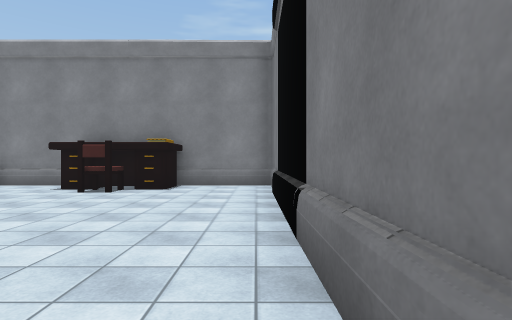
view 1 (above)

15 first-person views from a walk through a Unity game level. The camera is 1.4 m above the floor, looks level and sees 80° across. The floor is counted in squares, 2 m on a side. Each view is taken from the middle of a square. On the plan, view 1 faces up. The plan holds only what a view shows up to about 10 squares ahead; the rest is blank. The place goes on beyond the plan. The player character is not drawn. Surface patterns are stand-ins for the level's own textures.

view 2
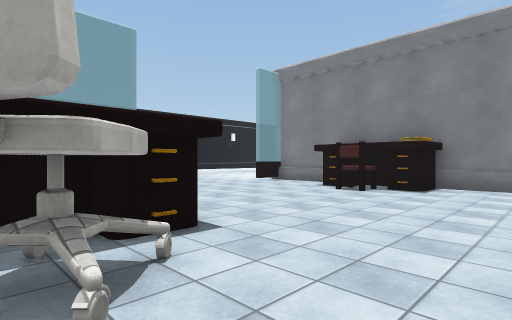

view 3
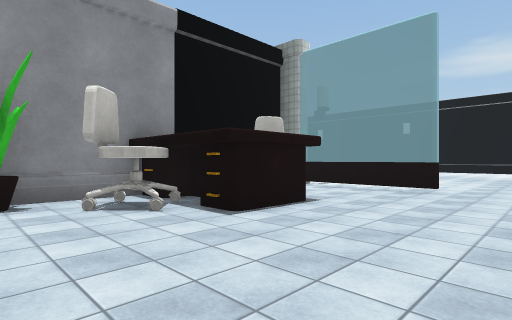

view 4
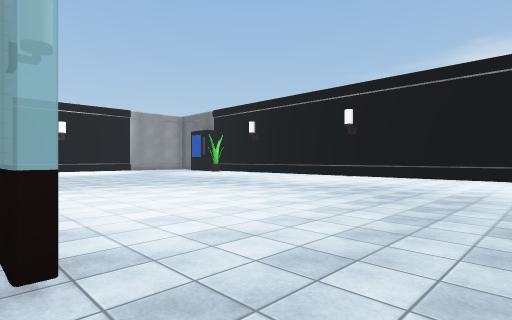

view 5
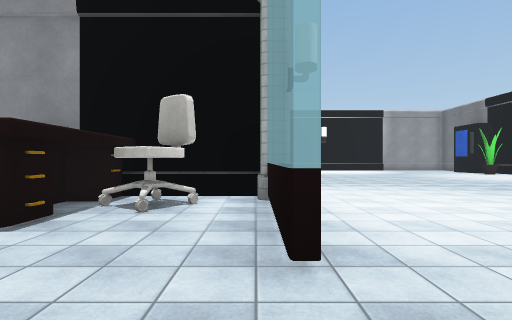

view 6
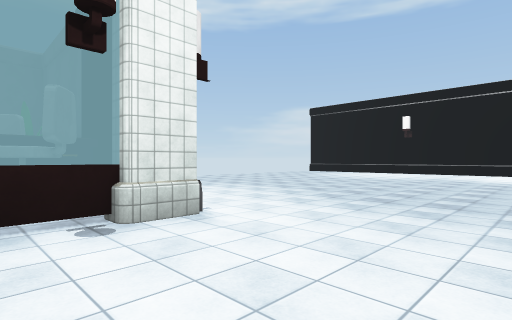

view 7
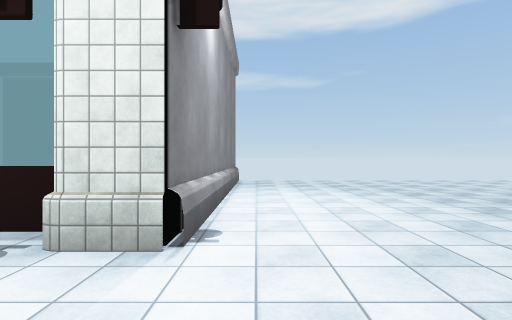

view 8
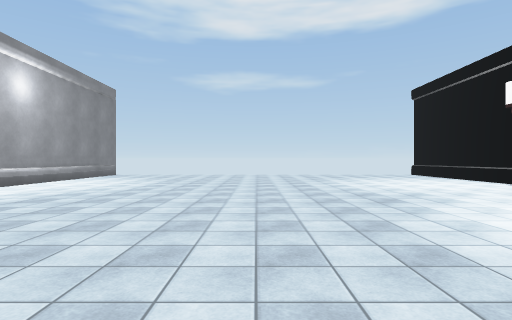

view 9
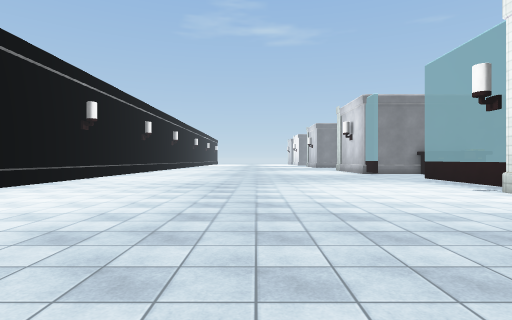

view 10
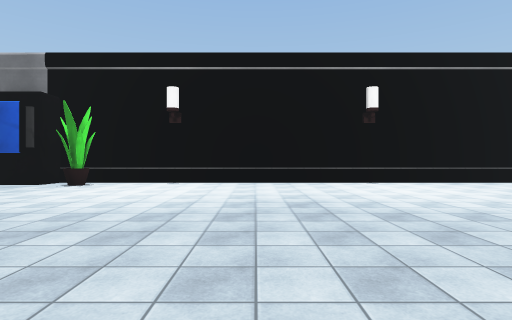

view 11
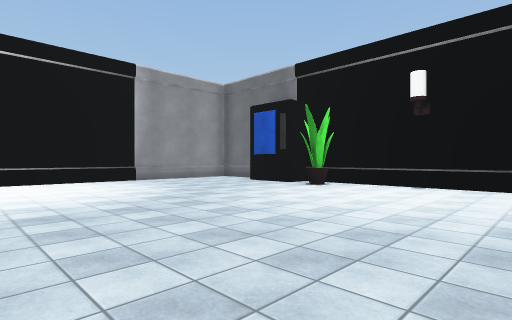

view 12
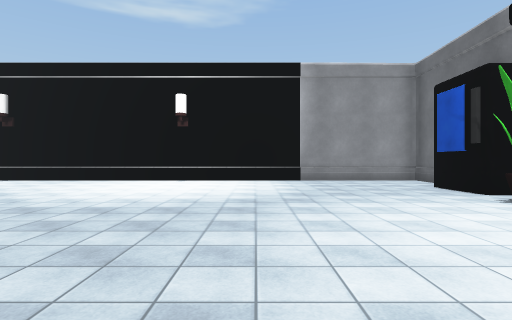

view 13
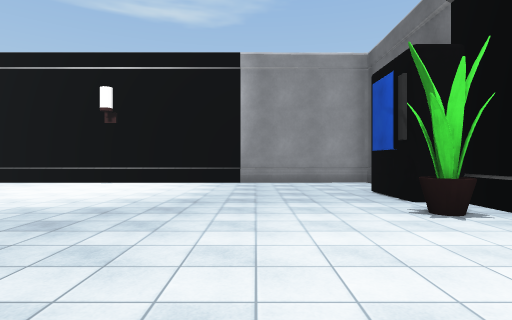

view 14
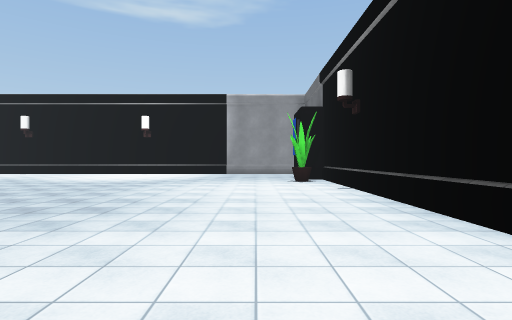

view 15
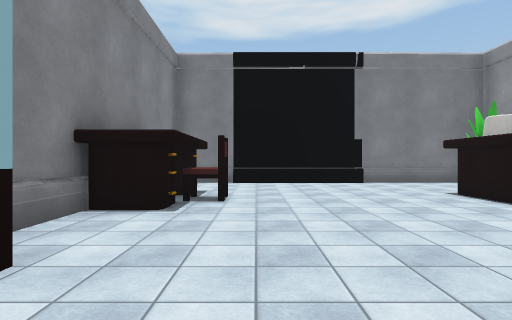

### Floor plan
Points are (right, up) in squares from view 1. A wall is a line through its corners. A room is listed if a view was taken in it or the views show most of it. See-through windows are left out.
Room 1 (views 1, 2, 3, 4, 5, 6, 7, 8, 9, 10, 11, 12, 13, 14, 15)
walls: (-7.1, -1) (-4.3, -1); (-7.4, -0.4) (-7.4, 3); (-7.4, 3.1) (-7.4, 0.2); (-7.2, 3.1) (-7.2, -0.3); (-2.8, -1) (-0.5, -1); (0, -1.3) (-7.6, -1.3) (-7.6, -0.4); (0.5, -0.4) (0.5, 8.2); (-19.5, 4) (-19.5, -11.3); (-4.3, 8.5) (-7.2, 8.5); (-5.3, -15.5) (-4, -15.5); (-19.5, -14.3) (-19.5, -15.5) (-8, -15.5); (-0.5, 8.5) (-2.2, 8.5)
objects: vending machine (-19, -12); plant (-19, -10) to (-18, -10); chair (-6, 0) to (-5, 0); other object (-4, 0) to (-3, 2); other object (-3, 2); chair (-3, 7); other object (-3, 8); chair (-2, 0) to (-2, 1)

Where each view was taken, in squares from view 1:
view 1: 0 up, 0 right, facing up
view 2: 0 up, 0 right, facing up-left
view 3: 5 up, 0 right, facing down-left
view 4: 5 up, 7 left, facing down-left
view 5: 5 up, 7 left, facing down
view 6: 1 up, 11 left, facing down-right
view 7: 2 down, 10 left, facing right
view 8: 8 down, 14 left, facing right
view 9: 7 down, 13 left, facing up
view 10: 5 down, 10 left, facing left
view 11: 5 down, 11 left, facing down-left
view 12: 5 down, 14 left, facing down
view 13: 6 down, 16 left, facing down
view 14: 0 up, 17 left, facing down
view 15: 6 up, 9 left, facing right
